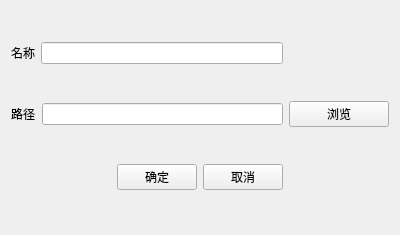
<?xml version="1.0" encoding="UTF-8"?>
<ui version="4.0">
 <class>AddToolWidget</class>
 <widget class="QWidget" name="AddToolWidget">
  <property name="geometry">
   <rect>
    <x>0</x>
    <y>0</y>
    <width>400</width>
    <height>235</height>
   </rect>
  </property>
  <property name="windowTitle">
   <string>Form</string>
  </property>
  <layout class="QGridLayout" name="gridLayout">
   <item row="4" column="0">
    <spacer name="horizontalSpacer">
     <property name="orientation">
      <enum>Qt::Horizontal</enum>
     </property>
     <property name="sizeHint" stdset="0">
      <size>
       <width>40</width>
       <height>20</height>
      </size>
     </property>
    </spacer>
   </item>
   <item row="1" column="0" colspan="3">
    <layout class="QHBoxLayout" name="horizontalLayout_2">
     <item>
      <widget class="QLabel" name="label_path">
       <property name="text">
        <string>路径</string>
       </property>
      </widget>
     </item>
     <item>
      <widget class="QLineEdit" name="lineEdit_path"/>
     </item>
    </layout>
   </item>
   <item row="4" column="3">
    <spacer name="horizontalSpacer_2">
     <property name="orientation">
      <enum>Qt::Horizontal</enum>
     </property>
     <property name="sizeHint" stdset="0">
      <size>
       <width>40</width>
       <height>20</height>
      </size>
     </property>
    </spacer>
   </item>
   <item row="4" column="1">
    <widget class="QPushButton" name="btn_ok">
     <property name="text">
      <string>确定</string>
     </property>
    </widget>
   </item>
   <item row="4" column="2">
    <widget class="QPushButton" name="btn_cancel">
     <property name="text">
      <string>取消</string>
     </property>
    </widget>
   </item>
   <item row="1" column="3">
    <widget class="QPushButton" name="btn_path">
     <property name="text">
      <string>浏览</string>
     </property>
    </widget>
   </item>
   <item row="0" column="0" colspan="3">
    <layout class="QHBoxLayout" name="horizontalLayout">
     <item>
      <widget class="QLabel" name="label_name">
       <property name="text">
        <string>名称</string>
       </property>
      </widget>
     </item>
     <item>
      <widget class="QLineEdit" name="lineEdit_name"/>
     </item>
    </layout>
   </item>
  </layout>
 </widget>
 <resources/>
 <connections/>
</ui>
